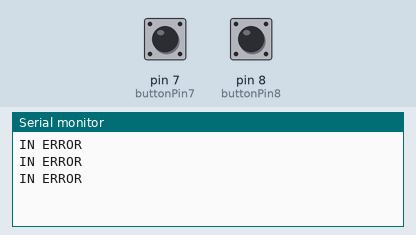
A sketch run on a simulated Arduino Uno, built with avr-gcc and run on an emulated ATmega328P. Shown: the last lines printed to the serial monitor. Inputs (shaded band) come from the test bench; at power-on: pin 7 (buttonPin7) LOW, pin 8 (buttonPin8) LOW.

Above: at 2.8 s.
2.9 s: pin 7 (buttonPin7) pulled HIGH for 1.2 s
At 3.8 s:
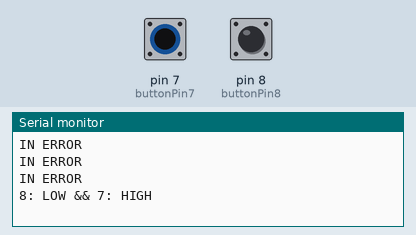
5.6 s: pin 8 (buttonPin8) pulled HIGH for 1.2 s
At 6.8 s:
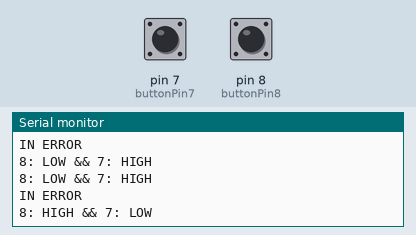

The sketch:

ButtonDPDT.ino
```cpp
const int buttonPin8 = 8;     // the number of the pushbutton pin
const int buttonPin7 = 7;     // the number of the pushbutton pin

int buttonState8 = 0;         // variable for reading the pushbutton status
int buttonState7 = 0;         // variable for reading the pushbutton status

void setup() {

  // initialize the pushbutton pin as an input:
  pinMode(buttonPin8, INPUT);
  pinMode(buttonPin7, INPUT);

  Serial.begin(9600);

}

void loop() {
  // read the state of the pushbutton value:
  buttonState8 = digitalRead(buttonPin8);
  buttonState7 = digitalRead(buttonPin7);

  // check if the pushbutton is pressed. If it is, the buttonState is HIGH:
  if (buttonState8 == HIGH && buttonState7 == LOW) {
    Serial.println("8: HIGH && 7: LOW");
  } else if (buttonState8 == LOW && buttonState7 == HIGH) {
    Serial.println("8: LOW && 7: HIGH");
  } else {
    Serial.println("IN ERROR");
  }

  delay(1000);
}
```

Measured:
- after the input at 2.9 s, the serial monitor: prints a new line after 0.10 s (image 1)
- after the input at 5.6 s, the serial monitor: prints a new line after 0.40 s (image 2)
